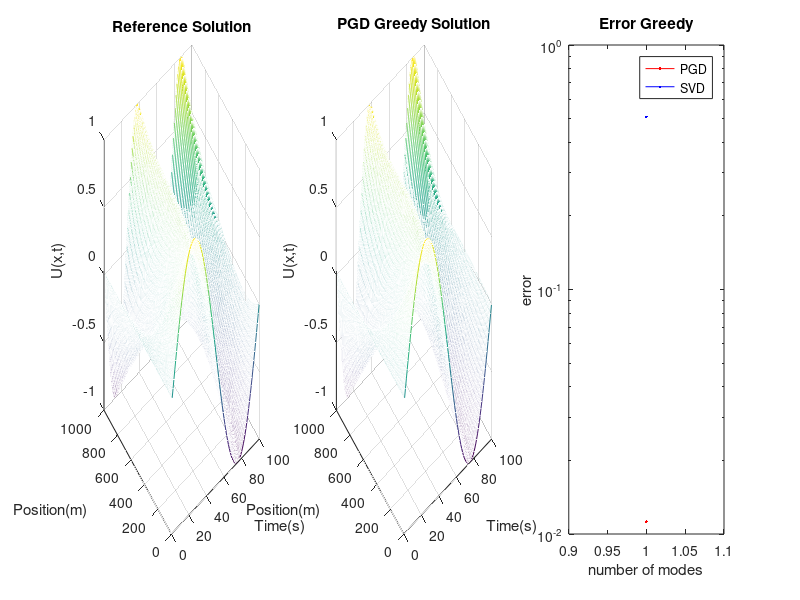

This figure's MATLAB source:
clear all; close all; clc;

%% Parameters
L = 1;
T = 1;
Nx = 1000;
Nt = 100;
dx = L/(Nx-1);
dt = T/(Nt-1);
lx = 0:dx:L;
lt = 0:dt:T;
alpha = 5;

% coarse discretization
lx_c = 0:dx*10:L;
lt_c = 0:dt*10:T;

% meshes 
% Meshes (fine and coarse)
[mesh_x_f,mesh_t_f] = meshgrid(lx,lt);
[mesh_x_g,mesh_t_g] = meshgrid(lx_c,lt_c);

% Boundary Conditions
ud_0 = sin(2*pi*lt/T);
ud_L = -sin(4*pi*lt/T);

% Internal Force
f = zeros(Nx,Nt);
% for i = 1:Nx-1
%     for j = 1:Nt-1
%         f(i,j)=10^3*sin(3*pi*lx(i)/T)*sin(5*pi*lt(j)/L);
%     end
% end
fg = 100*rand(Nt/10,Nx/10);
%f = interp2(mesh_x_g,mesh_t_g,fg,mesh_x_f,mesh_t_f,'spline');

%% Matrices

% "Stiffness" Matrix
k = (1/dx)*[1 -1;-1 1]; 
K = zeros(Nx);
for i = 1:Nx-1
    K(i:i+1,i:i+1) = K(i:i+1,i:i+1) + k;
end

% Integration
% Space Integration 
% Elementary Matrix
M_elX = dx/6 * [2 1;1 2];

% Assembly on Space
Ix = zeros(Nx);
for i = 1:Nx-1
    Ix(i:i+1,i:i+1) = Ix(i:i+1,i:i+1) + M_elX;
end

% Time Integration
M_elT = dt/6 * [2 1;1 2];
% Assembly on time
It = zeros(Nt);
for i = 1:Nt-1
    It(i:i+1,i:i+1) = It(i:i+1,i:i+1) + M_elT;
end

% da/dt * b integration 
M_elt = 1/2 * [-1 -1;1 1];
Ft = zeros(Nt);
for i = 1:Nt-1
    Ft(i:i+1,i:i+1) = Ft(i:i+1,i:i+1) + M_elt;
end

% Time Derivative Matrix (dx/dt = D * x) 
D = It\Ft';
%test = sin(2*pi*lt');
%testdev = 2*pi*cos(2*pi*lt');
%testhat = D*test;
%figure;hold on; plot(testdev); plot(testhat,"*"); hold off;
%% Brute Force Quantities --> P*u_k = F + M/dt * u_(k-1)
F = Ix*f;  
% P matrix
P = Ix/dt + K;
%% Matrix decomposition (To account for Boundary Conditions)
DOF = 1:Nx;
DOFd = [1,Nx];
DOFu = setdiff(DOF,DOFd);
Puu = P(DOFu,DOFu);
Pud = P(DOFu,DOFd);
Ud = [ud_0',ud_L'];
Muu = Ix(DOFu,DOFu);
%% Brute Force Solution -->  Puu*U_u + Pud*U_d = Q
U = zeros(Nx,Nt);
for i = 2:Nt
    Ft = F(:,i);
    U(DOFd,i) = Ud(i,:)';
    Q = Ft(2:end-1) + Muu/dt*U(DOFu,i-1);
    U(DOFu,i) = Puu\(Q-Pud*Ud(i,:)');
end
figure("Name","Brute Force Solution");mesh(U);
xlabel("Time(s)");ylabel("Position(m)");zlabel("U(x,t)");title("Brute Force Solution")

%% Greedy Algorithm
% Boundary Conditions
Ucl = (1-lx/L)'*ud_0 + (lx/L)'*ud_L;

% Right Hand side --> M*dw/dt + K*w = G
G = F-K*Ucl-Ix*(D*Ucl')';

% Initialization for Fixed Point 
Modes = 1;
lambda_0 = lt;
W = zeros(Nx,Nt);
rec_error = zeros(1,Modes); 
rec_errorSVD = zeros(1,Modes);
lambda = [];
Lambda = [];

% SVD Reconstruction 
[X,S,V] = svd(U);
U_SVD = zeros(Nt,Nx);
it2 = 0;
for mode = 1:Modes
    % Fixed Point Algorithm
    error = 1;
    it = 0;
    while error > 1e-3 
        % System in the form --> H*Lambda_k = J
        H = (lambda_0*It*lambda_0')*K + (lambda_0*It*(D*lambda_0'))*Ix ;
        J = lambda_0*It*G';

        % We account for the Boundary Conditions --> zeros at the borders
        Huu = H(DOFu,DOFu);
        Juu = J(DOFu);
        Lambda_k = zeros(Nx,1);
        Lambda_k(DOFu) = Huu\Juu';

        % Normalization for unicity
        Lambda_k = Lambda_k./sqrt(Lambda_k'*K*Lambda_k);

        % Solve for lambda --> lambda_1'*(m*D + I) = h
        % Account for initial conditions --> 0 at t_0 --> lambda(1) = 0
        lambda_1 = zeros(Nt,1);
        h = (Lambda_k'*G)';
        m = (Lambda_k'*Ix*Lambda_k);
        lambda_1(2:end) = (m*D(2:end,2:end) + eye(size(D(2:end,2:end))))\h(2:end);
        lambda_1 = lambda_1';

        % Stagnation Criteria 
        error = ((lambda_1-lambda_0)*It*(lambda_1-lambda_0)')/(lambda_0*It*lambda_0');

        % Update lambda for next iteration
        lambda_0 = lambda_1;
        it = it + 1;
        if it > 30
            break 
        end
    end
    
    %Lambda = [Lambda Lambda_k];
     % Orthogonalisation
     % Gram-Schmidt algorithm.

     %for p = 1:mode-1
     %   Lambda_k_orth = Lambda_k - sqrt(Lambda_k'*Ix*Lambda(:,p))*Lambda(:,p);
        %lambda(:,p) = lambda(:,p) + lambda_new*sqrt(Gamma_new'*M_asX*Gamma(:,p));
    % end
    %Lambda_k_orth = 
    %Lambda(:,mode)  = Lambda_k_orth/sqrt(Lambda_k_orth'*K*Lambda_k_orth);
    %lambda(:,mode) = Lambda_new*sqrt(Gamma_new_orth'*M_asX*Gamma_new_orth);

    % Update Right Hand Side 
    G = G - K*Lambda_k*lambda_1-Ix*Lambda_k*(D*lambda_1')';

    % Update PGD Solution
    W = W + Lambda_k*lambda_1;
    U_greedy = Ucl + W;
    
    % SVD Reconstruction
    U_SVD = X(:,1:mode)*S(1:mode,1:mode)*V(:,1:mode)';
    
    % Error Calculation 
    reconstuction_errorNum = zeros(1,Nx)';
    reconstuction_errorDen = zeros(1,Nx)';
    reconstuction_errorNumSVD = zeros(1,Nx)';

    for k = 1:Nx
        reconstuction_errorNum(k) = (U(k,:)-U_greedy(k,:))*It*(U(k,:)-U_greedy(k,:))';
        reconstuction_errorDen(k) = (U(k,:)*It*U(k,:)');
        reconstuction_errorNumSVD(k) = (U(k,:)-U_SVD(k,:))*It*(U(k,:)-U_SVD(k,:))';
    end
    rec_errorNum = reconstuction_errorNum'*Ix*reconstuction_errorNum;
    rec_errorDen = reconstuction_errorDen'*Ix*reconstuction_errorDen;
    rec_error(mode) = sqrt(rec_errorNum)/sqrt(rec_errorDen);

    rec_errorNumSVD = reconstuction_errorNumSVD'*Ix*reconstuction_errorNumSVD;
    rec_errorSVD(mode) = sqrt(rec_errorNumSVD)/sqrt(rec_errorDen);

    % Visualization
    figure(1)
    subplot(1,3,1)
        mesh(U)
        title("Reference Solution")
        xlabel("Time(s)");ylabel("Position(m)");zlabel("U(x,t)")
    subplot(1,3,2)
        mesh(U_greedy);
        title("PGD Greedy Solution")
        xlabel("Time(s)");ylabel("Position(m)");zlabel("U(x,t)")
    subplot(1,3,3)
        semilogy(real(rec_error),"Color","red") 
        hold on 
        semilogy(real(rec_errorSVD),"Color","Blue")
        hold off
        legend("PGD","SVD")
        xlabel('number of modes')
        ylabel('error')
        title("Error Greedy")
    pause(0.5)
    it2 = it2 + 1;
end